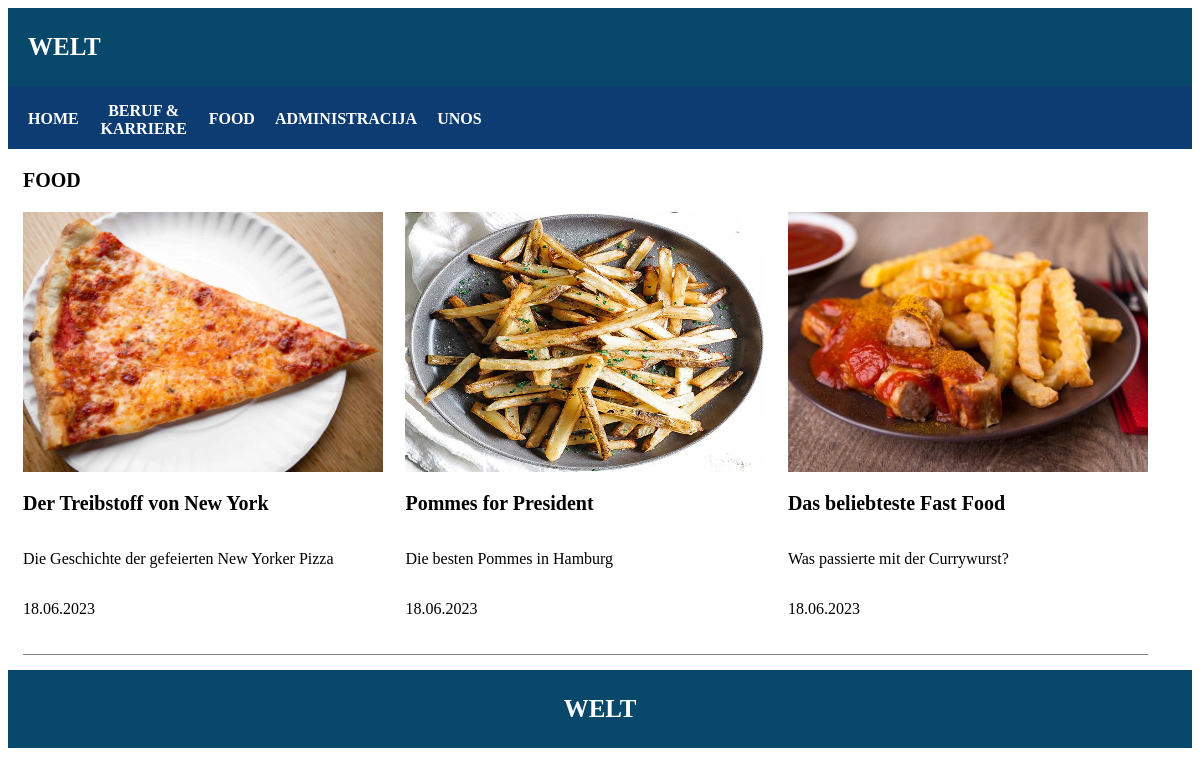
/kategorija.php?kategorija=food, run on the app's committed database.
### tables this page shows
CREATE TABLE `vijest` (
  `id` int(10) NOT NULL,
  `naslov` varchar(100) NOT NULL,
  `sazetak` text NOT NULL,
  `tekst` text NOT NULL,
  `kategorija` varchar(30) NOT NULL,
  `slika` varchar(255) NOT NULL,
  `arhiva` int(2) NOT NULL,
  `datum` date NOT NULL
);

### kategorija.php (the view, shortened to what this page needs)
<!DOCTYPE html>
<html>
    <head>
        <link rel = "stylesheet" type = "text/css" href = "style.css">
    </head>
    <body>
        <header>
            <section class = "h-section">
                <p>WELT</p>
            </section>
            <nav>
                <ul>
                    <li><a class = "a-index" href = "index.php">HOME</a></li>
                    <li><a href = "kategorija.php?kategorija=beruf">BERUF & KARRIERE</a></li>
                    <li><a class = "a-food" href = "kategorija.php?kategorija=food">FOOD</a></li>
                    <li><a class = "a-administracija" href = "administracija.php">ADMINISTRACIJA</a></li>
                    <li><a class = "a-unos" href = "unos.html">UNOS</a></li>
                </ul>
            </nav>
        </header>
        <section class = "b-section">
            <section class = "b1-section">
                <?php
                $kategorija = $_GET['kategorija'];
                if($kategorija == 'beruf'){
                    echo "<p>BERUF & KARRIERE</p>";
                }
                else {
                    echo "<p>FOOD</p>";
                }
                ?>
            </section>
            <?php
                include 'spajanje.php';
                $query = "SELECT * FROM vijest WHERE kategorija = '$kategorija' AND arhiva = 1 ORDER BY datum DESC";
                $result = mysqli_query($dbc, $query) or die("Greška prilikom izvršavanja upita!");
                $i = 0;
                while($row = mysqli_fetch_array($result)){
                    if($i == 0 || $i % 3 == 0){
                        echo "<section class = 'b2-section'>";
                    }
                    echo "<article class = 'a1-article'>";
                        $slika = UPLPATH . $row['slika'];
                        echo "<img src = '$slika'>";
                        $id = $row['id'];
                        echo "<p class = 'p1-article'><a class = 'a-clanak' href = 'clanak.php?id=$id'>$row[naslov]</a></p>";
                        echo "<p class = 'p2-article'>$row[sazetak]</p>";
                        $datum = $row['datum'];
                        $formatiraniDatum = date("d.m.Y", strtotime($datum));
                        echo "<p>$formatiraniDatum</p>";
                    echo "</article>";
                    $i++;
                    if($i == 0 || $i % 3 == 0){
                        echo "</section>";
                    }
                    }
                ?>
        </section>
        <footer>
            <p>WELT</p>
        </footer>
    </body>
</html>

### style.css (style rules this page uses)
header { background-color:rgb(8, 72, 107); color: white; width: 100%; font-weight: bold; }
.h-section { width: 95%; display: flex; flex-direction: row; margin-left: 20px; font-size: 25px; }
nav { background-color:rgb(13, 60, 114); width: 100%; display: flex; flex-direction: column; }
ul { width: 40%; display: flex; flex-direction: row; justify-content: space-between; padding: 0; }
li { list-style-type: none; }
li a { color: white; display: block; height: 15px; text-decoration: none; text-align: center; padding-left: 20px; }
.b-section { width: 95%; margin-left: 15px; }
.b1-section { width: 100%; font-weight: bold; font-size: 20px; }
.b2-section { width: 100%; display: flex; flex-direction: row; justify-content: space-between; border-bottom: grey 1px solid; margin-bottom: 15px; }
.a1-article { width: 32%; display: flex; flex-direction: column; justify-content: left; margin-bottom: 20px; }
.a1-article img { height: 260px; }
.p1-article { font-weight: bold; font-size: 20px; }
.p2-article { margin-top: 15px; }
a { text-decoration: none; color: black; }
footer { background-color:rgb(8, 72, 107); color: white; width: 100%; font-weight: bold; display: flex; flex-direction: row; justify-content: center; font-size: 25px; }
@media (max-width: 1395px) { .a-index, .a-food, .a-administracija, .a-unos { padding-top: 8px; padding-bottom: 8px; } }

### data on the page
vijest: slika (picture), naslov "Der Treibstoff von New York", sazetak "Die Geschichte der gefeierten New Yorker Pizza", datum "18.06.2023"
vijest: slika (picture), naslov "Pommes for President", sazetak "Die besten Pommes in Hamburg", datum "18.06.2023"
vijest: slika (picture), naslov "Das beliebteste Fast Food", sazetak "Was passierte mit der Currywurst?", datum "18.06.2023"
